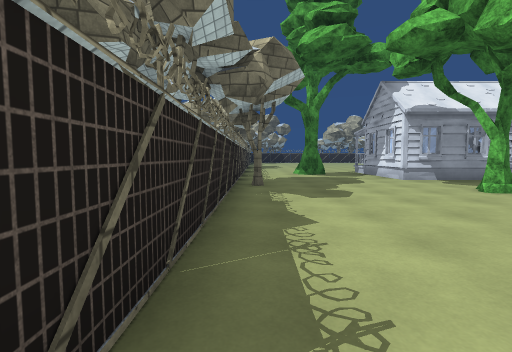
view 1 (above)

16 first-person views from a walk through a 3-D level made in the Unity game engine. The camera is 1.3 m above the floor, tilts 4° down and sees 85° across. The floor is counted in squares, 2 m on a side. Each view is taken from the middle of a square. On the plan, view 1 faces up. The plan holds only what a view shows up to about 9 squares ahead; the rest is blank. The place goes on beyond the plan. Surface patterns are stand-ins for the level's own textures.

view 2
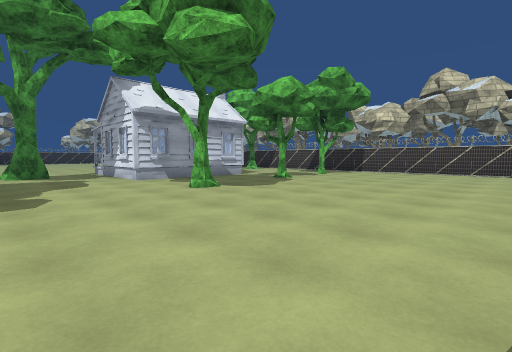

view 3
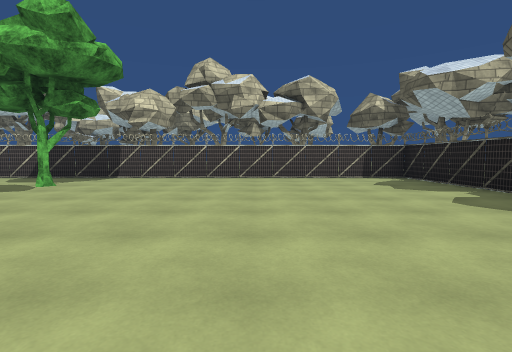

view 4
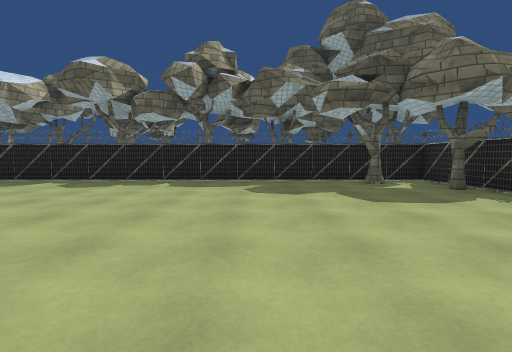

view 5
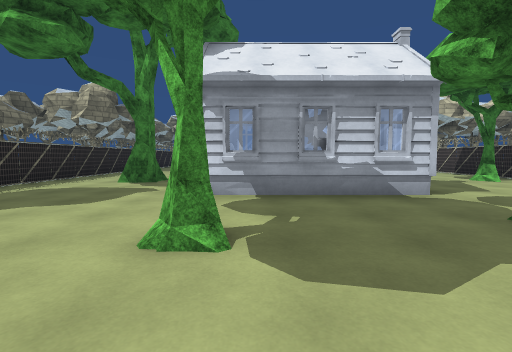

view 6
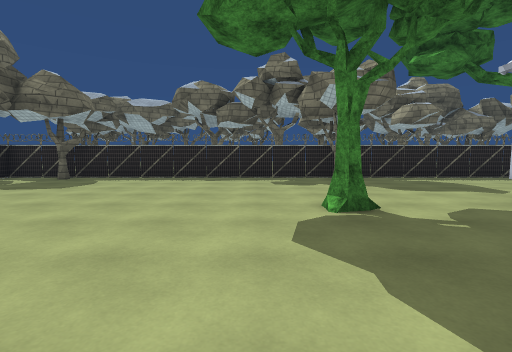

view 7
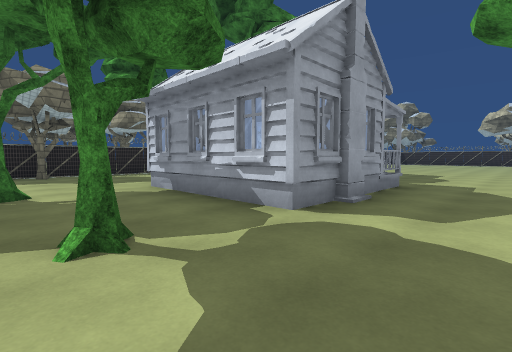

view 8
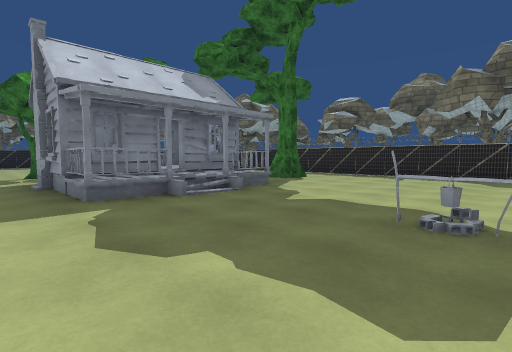

view 9
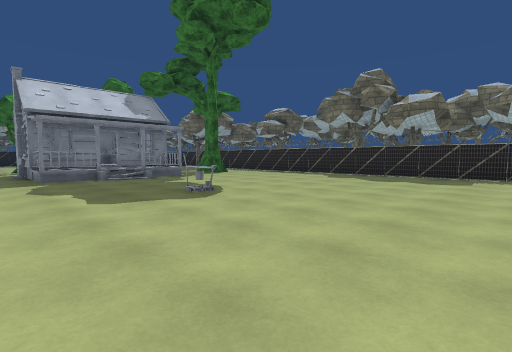

view 10
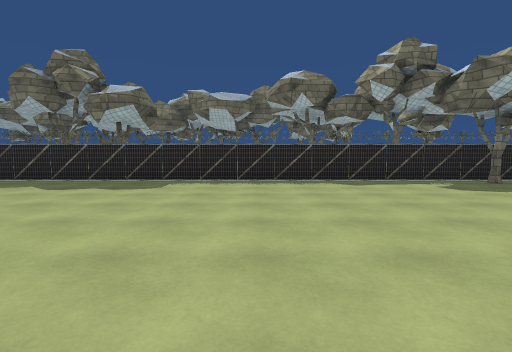

view 11
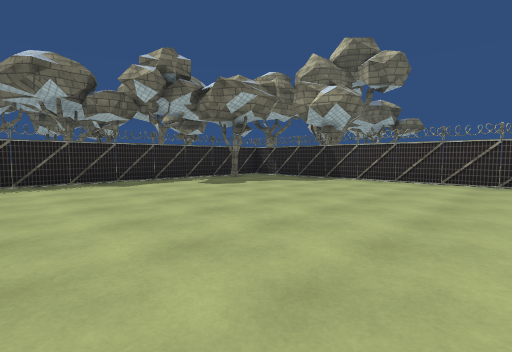

view 12
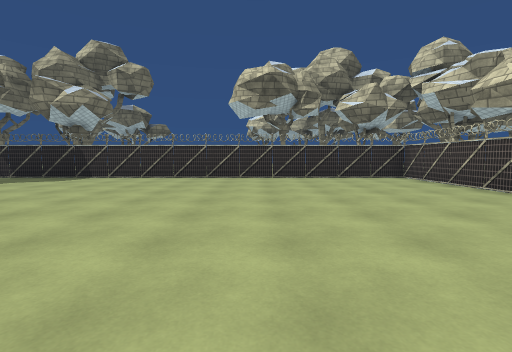

view 13
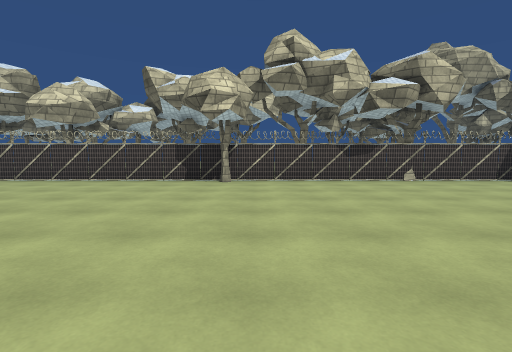

view 14
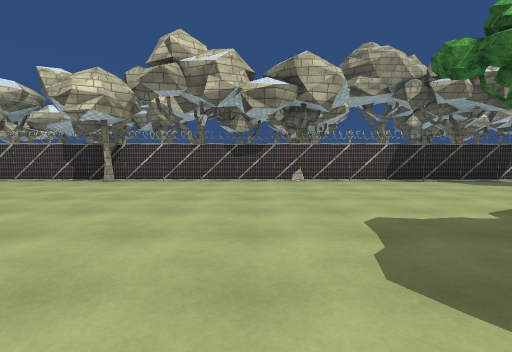

view 15
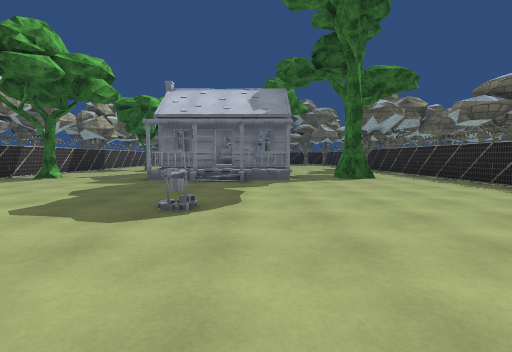

view 16
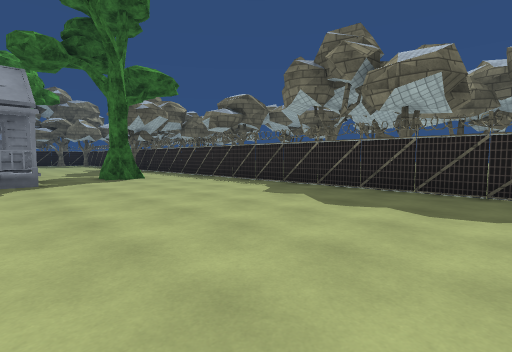

### Floor plan
Key: @ floor where view 1 was taken; # wall or solid block; . floor; T tree; H house; O other object.
Columns run from 1 left of view 1 to 13 right of it. Each row starts with its distance up from view 1.
 29  ##############
 28 #.............#
 27 #.............#
 26 #.............#
 25 #.............#
 24 #.............#
 23 #.............#
 22 #.............#
 21 #.............#
 20 #.............#
 19 #.............#
 18 #.............#
 17 #.............#
 16 #......O......#
 15 #......O......#
 14 #.............#
 13 #.............#
 12 #.............#
 11 #..T.H  HH..T.#
 10 #..T.HHHHH....#
  9 #....HHHHH....#
  8 #....HHHHH....#
  7 #.............#
  6 ##.......T.T..#
  5 #....T........#
  4 #.............#
  3 #.............#
  2 #.............#
  1 #.............#
  0 #@............#
 -1 ##............#
 -2 #.............#
 -3 #.............#
 -4 ###############

Positions as (right, up) in squares from view 1, and headings:
1: (0, 0), facing up
2: (1, 0), facing up-right
3: (4, 1), facing right
4: (4, 4), facing down
5: (5, 3), facing up
6: (8, 4), facing left
7: (10, 5), facing up-left
8: (9, 16), facing down-left
9: (9, 20), facing down-left
10: (7, 21), facing left
11: (7, 21), facing up-left
12: (8, 20), facing up
13: (5, 20), facing right
14: (5, 17), facing right
15: (5, 19), facing down
16: (5, 19), facing down-left
